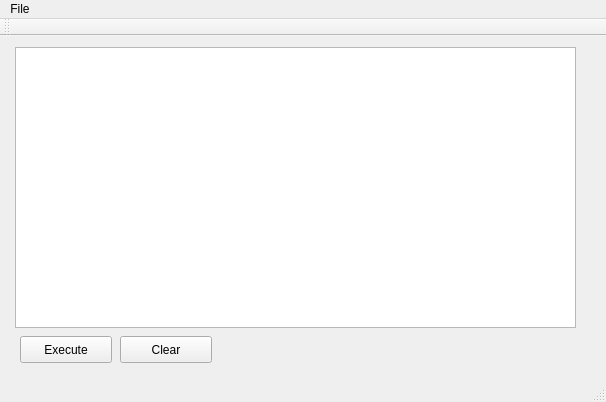
<?xml version="1.0" encoding="UTF-8"?>
<ui version="4.0">
 <class>CMainWindow</class>
 <widget class="QMainWindow" name="CMainWindow">
  <property name="geometry">
   <rect>
    <x>0</x>
    <y>0</y>
    <width>606</width>
    <height>402</height>
   </rect>
  </property>
  <property name="windowTitle">
   <string>Deku Studio</string>
  </property>
  <property name="windowIcon">
   <iconset resource="resources.qrc">
    <normaloff>:/DekuLogo</normaloff>:/DekuLogo</iconset>
  </property>
  <widget class="QWidget" name="centralWidget">
   <widget class="QPlainTextEdit" name="scriptText">
    <property name="geometry">
     <rect>
      <x>15</x>
      <y>11</y>
      <width>561</width>
      <height>281</height>
     </rect>
    </property>
   </widget>
   <widget class="QPushButton" name="executeButton">
    <property name="geometry">
     <rect>
      <x>20</x>
      <y>300</y>
      <width>92</width>
      <height>27</height>
     </rect>
    </property>
    <property name="text">
     <string>Execute</string>
    </property>
   </widget>
   <widget class="QPushButton" name="clearButton">
    <property name="geometry">
     <rect>
      <x>120</x>
      <y>300</y>
      <width>92</width>
      <height>27</height>
     </rect>
    </property>
    <property name="text">
     <string>Clear</string>
    </property>
   </widget>
  </widget>
  <widget class="QMenuBar" name="menuBar">
   <property name="geometry">
    <rect>
     <x>0</x>
     <y>0</y>
     <width>606</width>
     <height>23</height>
    </rect>
   </property>
   <widget class="QMenu" name="menuFile">
    <property name="title">
     <string>File</string>
    </property>
    <addaction name="actionStart_engine"/>
    <addaction name="actionStop_engine"/>
    <addaction name="separator"/>
    <addaction name="actionExit"/>
   </widget>
   <addaction name="menuFile"/>
  </widget>
  <widget class="QToolBar" name="mainToolBar">
   <attribute name="toolBarArea">
    <enum>TopToolBarArea</enum>
   </attribute>
   <attribute name="toolBarBreak">
    <bool>false</bool>
   </attribute>
  </widget>
  <widget class="QStatusBar" name="statusBar"/>
  <action name="actionStart_engine">
   <property name="text">
    <string>Start engine</string>
   </property>
  </action>
  <action name="actionStop_engine">
   <property name="text">
    <string>Stop engine</string>
   </property>
  </action>
  <action name="actionExit">
   <property name="text">
    <string>Exit</string>
   </property>
  </action>
 </widget>
 <layoutdefault spacing="6" margin="11"/>
 <resources>
  <include location="resources.qrc"/>
 </resources>
 <connections/>
</ui>
